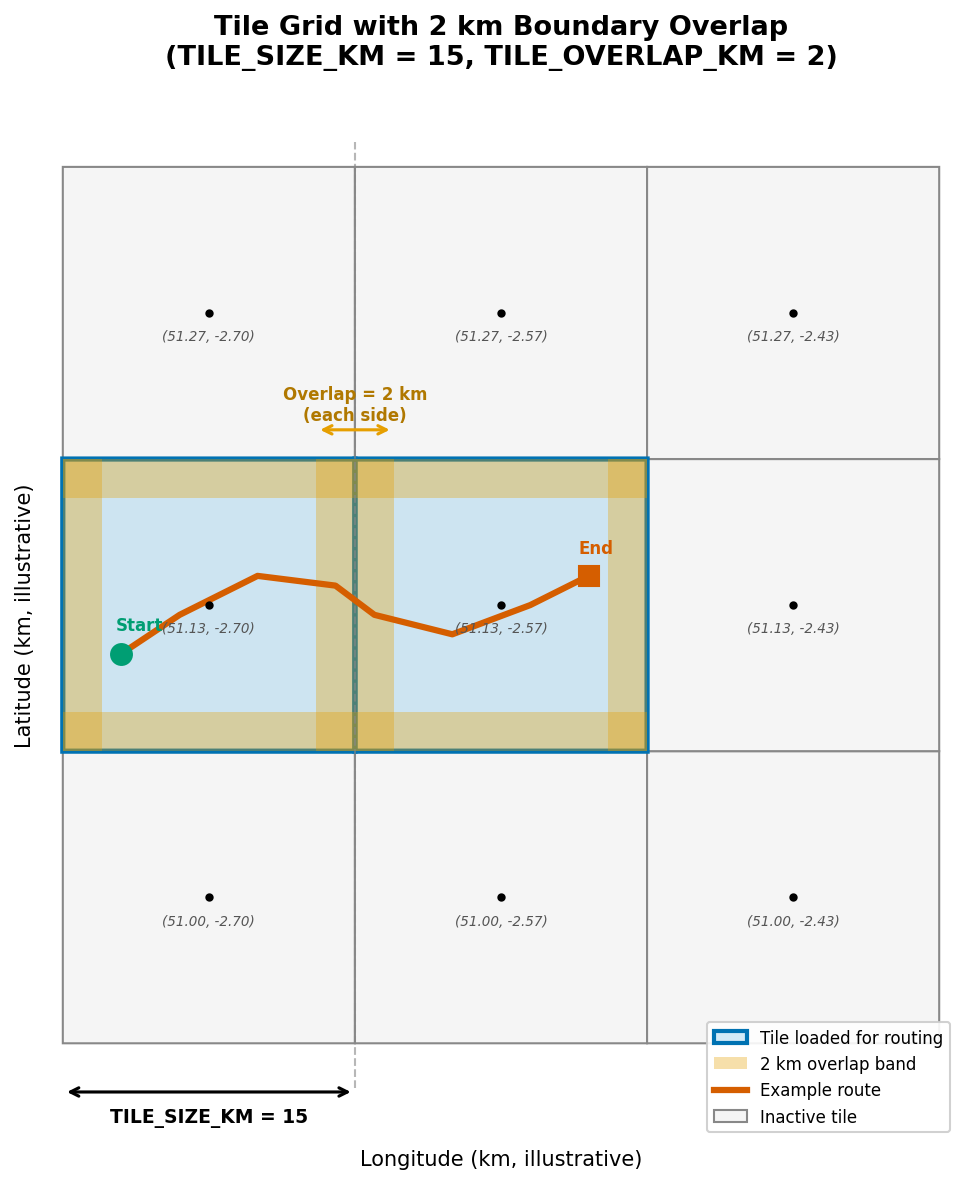

Source code (Python):
#!/usr/bin/env python3
"""
8. Tile-Based Caching Spatial Layout — Publication-Ready Diagram

Illustrates the 15 km snap-to-grid tile system with 2 km overlap bands.
Shows why two adjacent tiles must both be loaded when a route crosses
a tile boundary.

Source constants (verified from code — do NOT change without checking):
    DEFAULT_TILE_SIZE_KM    = 15   (config.py → tile_utils.py line 14)
    DEFAULT_TILE_OVERLAP_KM = 2    (config.py → tile_utils.py line 15)
    Snap logic: get_tile_id() rounds to nearest 15 km grid centre

Output: docs/report_diagrams/8_tile_caching_spatial_layout.png
"""

import os
import matplotlib.pyplot as plt
import matplotlib.patches as mpatches
from matplotlib.patches import FancyBboxPatch, FancyArrowPatch
import numpy as np

# ── Constants from code (config.py → tile_utils.py) ─────────────────────
TILE_SIZE_KM = 15
TILE_OVERLAP_KM = 2

# ── Okabe-Ito Colour Palette ────────────────────────────────────────────
OI_ORANGE = "#E69F00"
OI_SKY    = "#56B4E9"
OI_GREEN  = "#009E73"
OI_BLUE   = "#0072B2"
OI_RED    = "#D55E00"
OI_PINK   = "#CC79A7"
OI_YELLOW = "#F0E442"
OI_BLACK  = "#000000"

# Tile colours
COLOR_DEFAULT_FILL = "#F5F5F5"          # Light grey for non-active tiles
COLOR_ACTIVE_FILL  = OI_SKY + "40"      # Translucent sky-blue for active tiles
COLOR_OVERLAP      = OI_ORANGE + "55"   # Translucent orange for overlap bands
COLOR_ROUTE        = OI_RED             # Route polyline
COLOR_GRID         = "#888888"          # Grid edge colour
COLOR_ACTIVE_EDGE  = OI_BLUE            # Active tile edge colour
COLOR_CENTRE       = OI_BLACK           # Tile centre dot


def draw_tile_grid(ax, cols=3, rows=3):
    """Draw a cols×rows tile grid and return centre coordinates."""
    centres = {}
    for r in range(rows):
        for c in range(cols):
            x0 = c * TILE_SIZE_KM
            y0 = r * TILE_SIZE_KM

            # Default tile rectangle
            rect = mpatches.FancyBboxPatch(
                (x0, y0), TILE_SIZE_KM, TILE_SIZE_KM,
                boxstyle="round,pad=0",
                facecolor=COLOR_DEFAULT_FILL,
                edgecolor=COLOR_GRID,
                linewidth=1.0,
                zorder=1,
            )
            ax.add_patch(rect)

            # Tile centre
            cx = x0 + TILE_SIZE_KM / 2
            cy = y0 + TILE_SIZE_KM / 2
            centres[(c, r)] = (cx, cy)

            # Label: illustrative snapped coordinate
            lat_label = f"{51.00 + r * 0.135:.2f}"
            lon_label = f"{-2.70 + c * 0.135:.2f}"
            ax.text(
                cx, cy - 1.2,
                f"({lat_label}, {lon_label})",
                ha="center", va="center",
                fontsize=6.5, color="#555555", style="italic",
                zorder=10,
            )
            ax.plot(cx, cy, "o", color=COLOR_CENTRE, markersize=3, zorder=10)

    return centres


def highlight_active_tiles(ax, tiles, cols=3, rows=3):
    """Highlight specific tile (col, row) pairs as 'loaded for routing'."""
    for (c, r) in tiles:
        x0 = c * TILE_SIZE_KM
        y0 = r * TILE_SIZE_KM
        rect = mpatches.FancyBboxPatch(
            (x0, y0), TILE_SIZE_KM, TILE_SIZE_KM,
            boxstyle="round,pad=0",
            facecolor=COLOR_ACTIVE_FILL,
            edgecolor=COLOR_ACTIVE_EDGE,
            linewidth=2.5,
            zorder=2,
        )
        ax.add_patch(rect)


def draw_overlap_bands(ax, tiles):
    """Draw 2 km overlap shading on shared edges of active tiles."""
    for (c, r) in tiles:
        x0 = c * TILE_SIZE_KM
        y0 = r * TILE_SIZE_KM

        # Draw overlap on all four edges (the overlap extends inward)
        # Left edge
        left = mpatches.Rectangle(
            (x0, y0), TILE_OVERLAP_KM, TILE_SIZE_KM,
            facecolor=COLOR_OVERLAP, edgecolor="none", zorder=3,
        )
        ax.add_patch(left)
        # Right edge
        right = mpatches.Rectangle(
            (x0 + TILE_SIZE_KM - TILE_OVERLAP_KM, y0),
            TILE_OVERLAP_KM, TILE_SIZE_KM,
            facecolor=COLOR_OVERLAP, edgecolor="none", zorder=3,
        )
        ax.add_patch(right)
        # Bottom edge
        bottom = mpatches.Rectangle(
            (x0, y0), TILE_SIZE_KM, TILE_OVERLAP_KM,
            facecolor=COLOR_OVERLAP, edgecolor="none", zorder=3,
        )
        ax.add_patch(bottom)
        # Top edge
        top = mpatches.Rectangle(
            (x0, y0 + TILE_SIZE_KM - TILE_OVERLAP_KM),
            TILE_SIZE_KM, TILE_OVERLAP_KM,
            facecolor=COLOR_OVERLAP, edgecolor="none", zorder=3,
        )
        ax.add_patch(top)


def draw_route(ax):
    """Draw an example route that crosses a tile boundary."""
    # Route crosses from tile (0,1) into tile (1,1) — left-centre to right-centre
    route_x = [3, 6, 10, 14, 16, 20, 24, 27]
    route_y = [20, 22, 24, 23.5, 22, 21, 22.5, 24]

    ax.plot(
        route_x, route_y,
        color=COLOR_ROUTE, linewidth=3.0, linestyle="-",
        solid_capstyle="round", solid_joinstyle="round",
        zorder=8, label="Example route",
    )
    # Start and end markers
    ax.plot(route_x[0], route_y[0], "o", color=OI_GREEN, markersize=10, zorder=9)
    ax.plot(route_x[-1], route_y[-1], "s", color=OI_RED, markersize=10, zorder=9)
    ax.text(route_x[0] - 0.3, route_y[0] + 1.2, "Start", fontsize=8, color=OI_GREEN, fontweight="bold", zorder=10)
    ax.text(route_x[-1] - 0.5, route_y[-1] + 1.2, "End", fontsize=8, color=OI_RED, fontweight="bold", zorder=10)


def add_dimension_annotations(ax):
    """Add dimension arrows showing tile size and overlap."""
    # Tile size annotation (bottom of grid)
    ax.annotate(
        "", xy=(TILE_SIZE_KM, -2.5), xytext=(0, -2.5),
        arrowprops=dict(arrowstyle="<->", color=OI_BLACK, lw=1.5),
        zorder=10,
    )
    ax.text(
        TILE_SIZE_KM / 2, -3.8,
        f"TILE_SIZE_KM = {TILE_SIZE_KM}",
        ha="center", va="center", fontsize=9, fontweight="bold",
        color=OI_BLACK, zorder=10,
    )

    # Overlap annotation (right side between two active tiles)
    boundary_x = TILE_SIZE_KM  # x-coord of boundary between tile(0,1) and tile(1,1)
    overlap_top = 1 * TILE_SIZE_KM + TILE_SIZE_KM  # top of row 1
    ax.annotate(
        "", xy=(boundary_x + TILE_OVERLAP_KM, overlap_top + 1.5),
        xytext=(boundary_x - TILE_OVERLAP_KM, overlap_top + 1.5),
        arrowprops=dict(arrowstyle="<->", color=OI_ORANGE, lw=1.5),
        zorder=10,
    )
    ax.text(
        boundary_x, overlap_top + 2.8,
        f"Overlap = {TILE_OVERLAP_KM} km\n(each side)",
        ha="center", va="center", fontsize=8, fontweight="bold",
        color="#B07800", zorder=10,
    )

    # Boundary line (dashed) at the tile edge
    ax.axvline(
        x=boundary_x, ymin=0.05, ymax=0.95,
        color=COLOR_GRID, linewidth=1.0, linestyle="--", alpha=0.6, zorder=5,
    )


def main():
    fig, ax = plt.subplots(1, 1, figsize=(10, 8), dpi=150)

    # Draw full 3×3 grid
    centres = draw_tile_grid(ax, cols=3, rows=3)

    # Active tiles: the route crosses from (0,1) to (1,1)
    active = [(0, 1), (1, 1)]
    highlight_active_tiles(ax, active)
    draw_overlap_bands(ax, active)

    # Route crossing boundary
    draw_route(ax)

    # Dimensions
    add_dimension_annotations(ax)

    # ── Legend ─────────────────────────────────────────────────────
    legend_elements = [
        mpatches.Patch(facecolor=COLOR_ACTIVE_FILL, edgecolor=COLOR_ACTIVE_EDGE,
                       linewidth=2, label="Tile loaded for routing"),
        mpatches.Patch(facecolor=COLOR_OVERLAP, edgecolor="none",
                       label=f"{TILE_OVERLAP_KM} km overlap band"),
        plt.Line2D([0], [0], color=COLOR_ROUTE, linewidth=3,
                   label="Example route"),
        mpatches.Patch(facecolor=COLOR_DEFAULT_FILL, edgecolor=COLOR_GRID,
                       linewidth=1, label="Inactive tile"),
    ]
    ax.legend(
        handles=legend_elements, loc="lower right",
        fontsize=8, framealpha=0.9, edgecolor="#CCCCCC",
    )

    # ── Axis setup ────────────────────────────────────────────────
    ax.set_xlim(-1, 3 * TILE_SIZE_KM + 1)
    ax.set_ylim(-5, 3 * TILE_SIZE_KM + 4)
    ax.set_aspect("equal")
    ax.set_xlabel("Longitude (km, illustrative)", fontsize=10)
    ax.set_ylabel("Latitude (km, illustrative)", fontsize=10)
    ax.set_title(
        "Tile Grid with 2 km Boundary Overlap\n"
        f"(TILE_SIZE_KM = {TILE_SIZE_KM}, TILE_OVERLAP_KM = {TILE_OVERLAP_KM})",
        fontsize=13, fontweight="bold", pad=12,
    )

    # Remove spines for cleaner figure
    for spine in ax.spines.values():
        spine.set_visible(False)
    ax.tick_params(left=False, bottom=False, labelleft=False, labelbottom=False)

    plt.tight_layout()

    # ── Save output ───────────────────────────────────────────────
    out_dir = os.path.dirname(os.path.abspath(__file__))
    out_path = os.path.join(out_dir, "8_tile_caching_spatial_layout.png")
    fig.savefig(out_path, dpi=150, bbox_inches="tight", facecolor="white")
    print(f"[OK] Saved to {out_path}")
    plt.close(fig)


if __name__ == "__main__":
    main()
